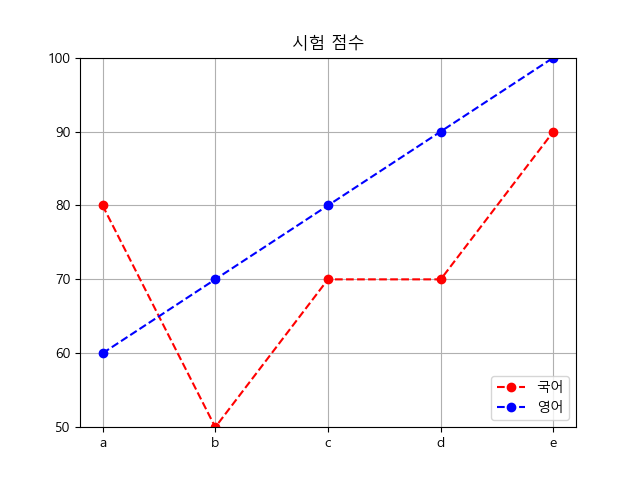

Recreate this plot in Python.
# matplotlib : 플로팅 라이브러리, 그래프 생성을 위한 다양한 함수를 제공
# 시각화의 중요성

import numpy as np
import matplotlib.pyplot as plt
plt.rc('font', family='malgun gothic')      
plt.rcParams['axes.unicode_minus'] = False

# x = ['서울', '인천', '수원']      # [0, 1, 2]
x = ("서울", "인천", "수원")
# x = {"서울","인천","수원"} set타입은 중복을 배제할때만 사용함
y = [5, 3, 7]
plt.xlim([-1, 3])
plt.ylim([0, 10])
# tick 설정 : y축의 라벨을 인위적으로 표시
plt.yticks(list(range(0, 11, 3)))
plt.plot(x, y)
plt.show()

data = np.arange(1, 11, 2)
plt.plot(data)      # x축의 구간은 자동 설정
x = [0, 1, 2, 3, 4]
for a, b in zip(x, data) :
    plt.text(a, b, str(b))

plt.show()

x = np.arange(10)
y = np.sin(x)
print(x, y)
# plt.plot(x, y)
# plt.plot(x, y, 'bo')
plt.plot(x, y, 'go--', linewidth=2, markersize=12)  # -- <== 하선?
plt.show()

# hold : 복수의 plot으로 여러 개의 차트를 겹쳐 그림
x = np.arange(0, np.pi * 3, 0.1)
# print(x)
y_sin = np.sin(x)
y_cos = np.cos(x)
plt.figure(figsize=(10, 5))     # 그래프 전체 크기 (w, h)
plt.plot(x, y_sin, 'r')     # 선
plt.scatter(x, y_cos)       # 산점도
plt.xlabel('x 축')
plt.ylabel('y 축')
plt.title('sine & cosine')
plt.legend(['sine', 'cosine'])      # 범례
plt.show()

print()
# subplot : 하나의 Figure를 여러 개의 Axes(plot)으로 나누기
plt.subplot(2, 1, 1)        # 1행
plt.plot(x, y_sin)
plt.title('sine')
plt.subplot(2, 1, 2)        # 2행
plt.plot(x, y_cos)
plt.title('cosine')
plt.show()

print()
irum =['a', 'b', 'c', 'd', 'e']
kor = [80, 50, 70, 70, 90]
eng = [60, 70, 80, 90, 100]
plt.plot(irum, kor, 'ro--')
plt.plot(irum, eng, 'bo--')
plt.ylim([50, 100])
plt.title('시험 점수')
plt.legend(['국어', '영어'], loc=4)
plt.grid(True)

fig = plt.gcf()
plt.show()
fig.savefig('plot1.png')

from matplotlib.pyplot import imread
img = imread('plot1.png')
plt.imshow(img)
plt.show()
